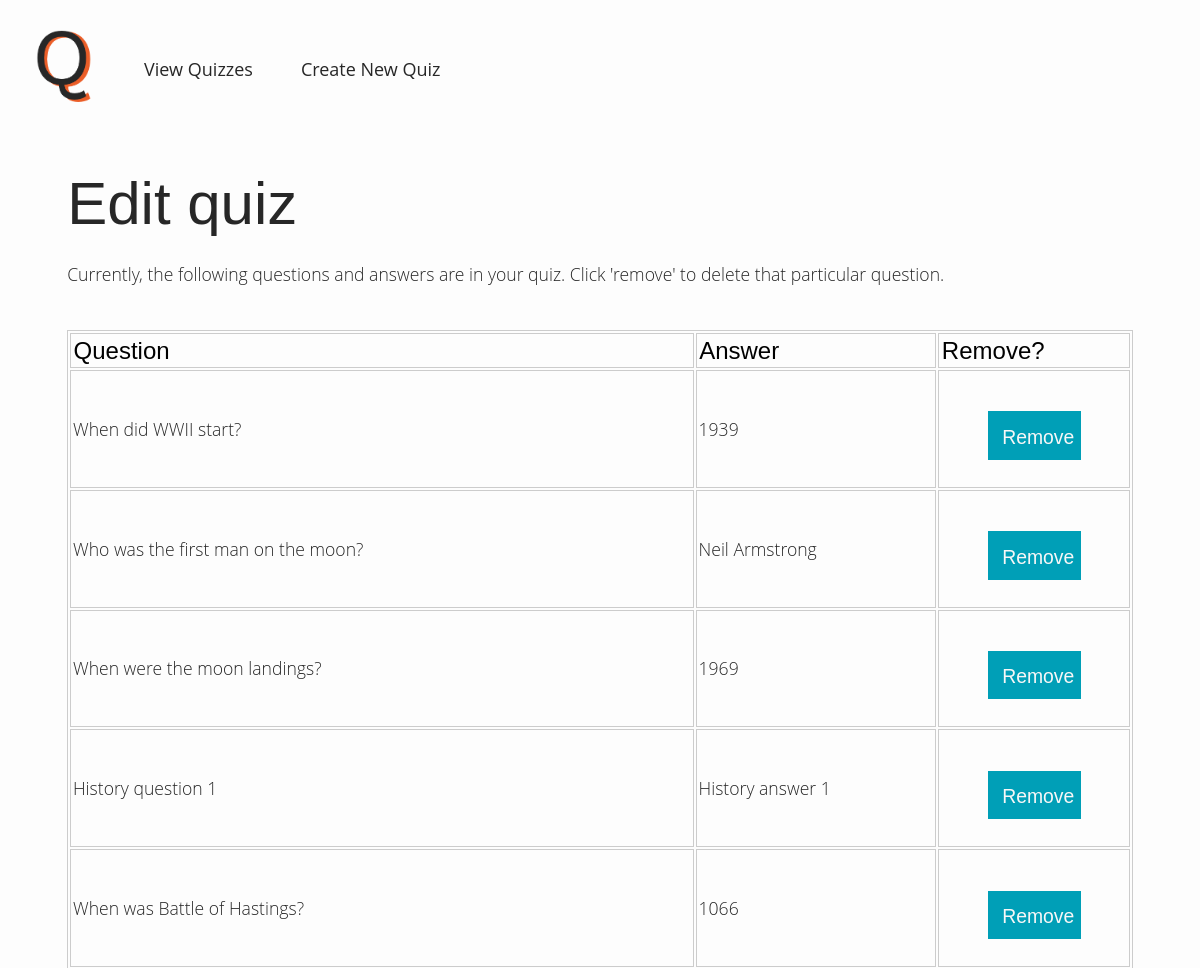
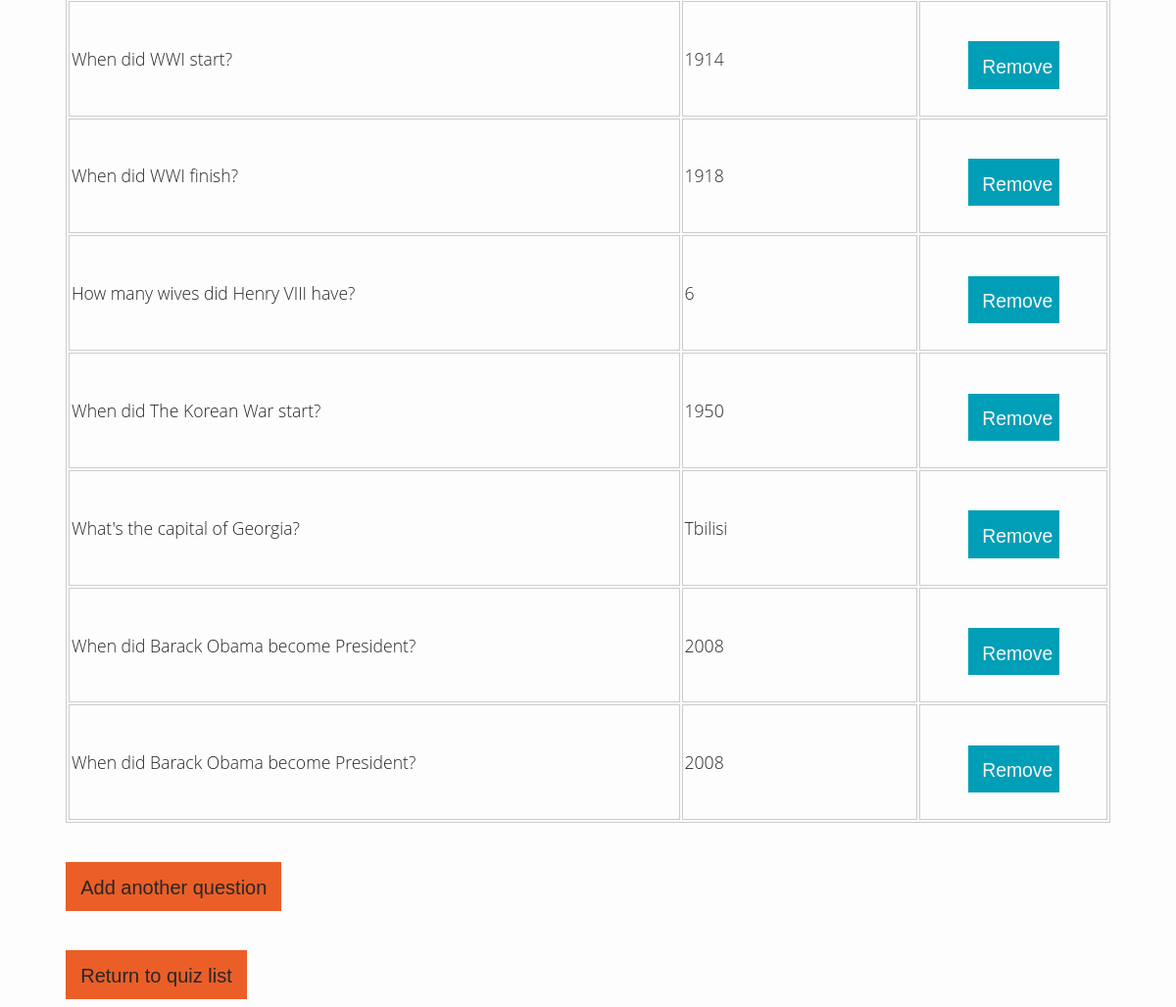
Page /edit/1 on the earlier database version (2 pictures, top to bottom).
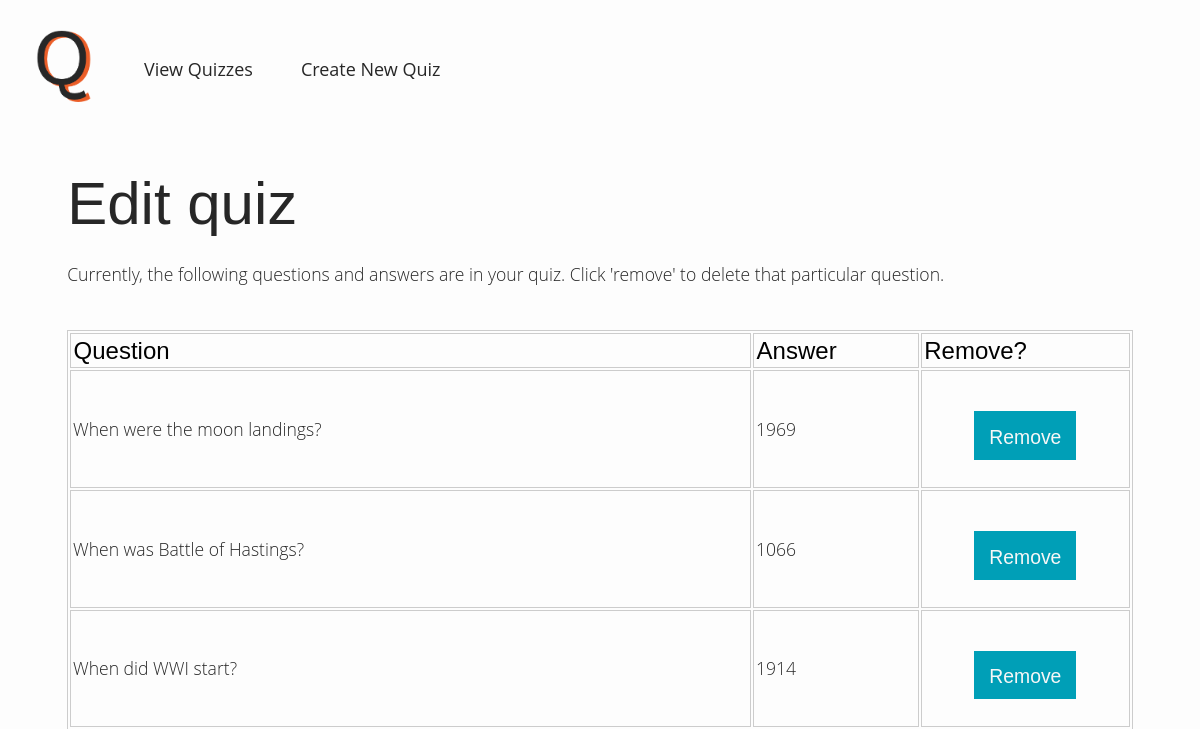
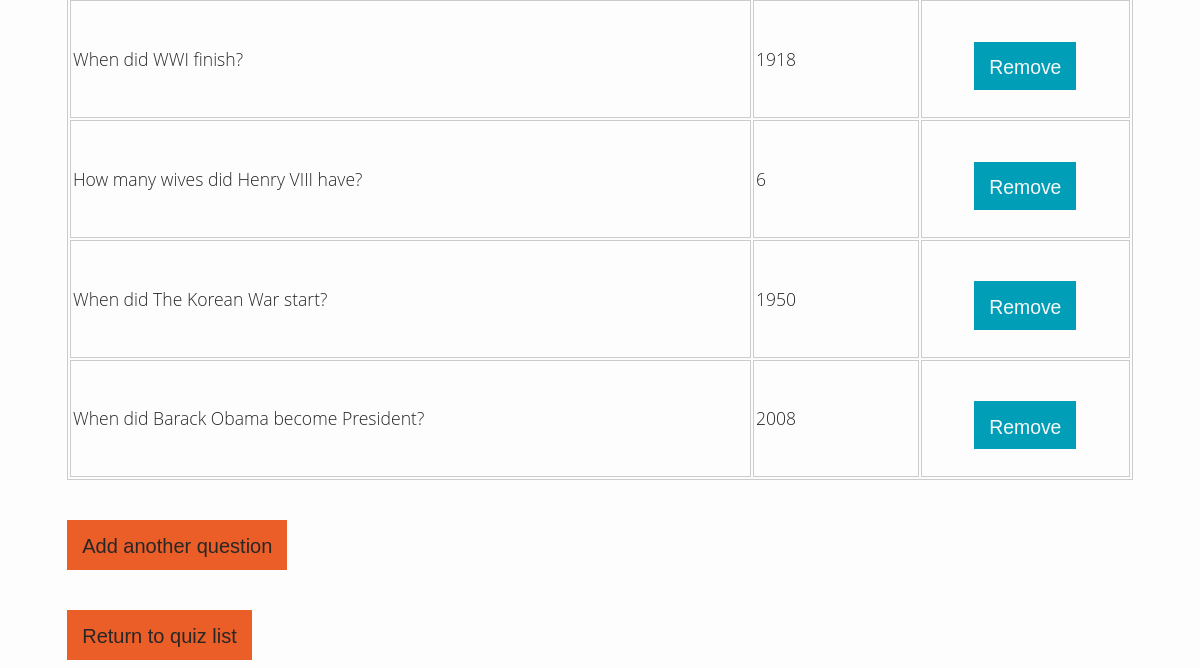
Same page on the later database version (2 pictures, top to bottom).
### app/models.py (models this page shows, shortened)
class Question(db.Model):
    id = db.Column(db.Integer, primary_key=True)
    question = db.Column(db.String(120), index=True, unique=False)
    answer = db.Column(db.String(120), index=True, unique=False)
    quiz_id = db.Column(db.Integer, db.ForeignKey("quiz.id"))

### app/routes.py (the view, shortened to what this page needs)
@app.route("/edit/<quiz_id>", methods=["GET", "POST"])
def edit(quiz_id):
	questions = Question.query.filter(Question.quiz_id==quiz_id)
	return render_template("edit.html", questions=questions, quiz_id=quiz_id)

### app/templates/edit.html (shortened to what this page needs)
{% extends "base.html" %}
{% block body %}
	<div class="quiz">
		<h1>Edit quiz</h1>
		<p class="tagline">Currently, the following questions and answers are in your quiz. Click 'remove' to delete that particular question.</p>
		<table id="edit-question-table">
			<tr>
				<th>Question</th>
				<th>Answer</th>
				<th>Remove?</th>
			</tr>
			{% for question in questions %}
				<tr>
					<td>{{ question.question }}</td>
					<td>{{ question.answer }}</td>
					<td>
						<form method="POST" action="/delete">
							<div id="remove-question">
								<input type="submit" value="Remove">
							</div>
						</form>
					</td>
				</tr>
			{% endfor %}
		</table>
		<button><a href="/add/{{ quiz_id }}">Add another question</a></button><br>
		<button><a href="/show-quizzes">Return to quiz list</a></button><br>
	</div>
{% endblock %}

Differences in the rows shown:
removed Question: question "When did WWII start?", answer "1939"
removed Question: question "Who was the first man on the moon?", answer "Neil Armstrong"
removed Question: question "History question 1", answer "History answer 1"
removed Question: question "What's the capital of Georgia?", answer "Tbilisi"
removed Question: question "When did Barack Obama become President?", answer "2008"
